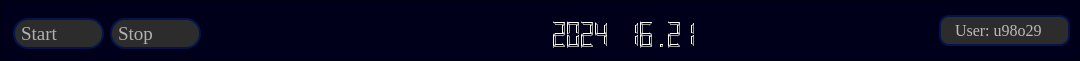
<?xml version="1.0" encoding="UTF-8"?>
<ui version="4.0">
 <class>headbar</class>
 <widget class="QWidget" name="headbar">
  <property name="geometry">
   <rect>
    <x>0</x>
    <y>0</y>
    <width>1080</width>
    <height>61</height>
   </rect>
  </property>
  <property name="windowTitle">
   <string>Form</string>
  </property>
  <layout class="QGridLayout" name="gridLayout">
   <property name="leftMargin">
    <number>0</number>
   </property>
   <property name="topMargin">
    <number>0</number>
   </property>
   <property name="rightMargin">
    <number>0</number>
   </property>
   <property name="bottomMargin">
    <number>0</number>
   </property>
   <property name="spacing">
    <number>0</number>
   </property>
   <item row="0" column="0">
    <widget class="QFrame" name="headBarFrame">
     <property name="minimumSize">
      <size>
       <width>801</width>
       <height>61</height>
      </size>
     </property>
     <property name="styleSheet">
      <string notr="true">QWidget{
	
	background-color: rgb(0, 0, 27);
}</string>
     </property>
     <property name="frameShape">
      <enum>QFrame::StyledPanel</enum>
     </property>
     <property name="frameShadow">
      <enum>QFrame::Raised</enum>
     </property>
     <layout class="QHBoxLayout" name="horizontalLayout_4">
      <property name="leftMargin">
       <number>0</number>
      </property>
      <property name="rightMargin">
       <number>0</number>
      </property>
      <item>
       <widget class="QFrame" name="startsoptBtnFrame">
        <property name="styleSheet">
         <string notr="true">QFrame{
	border:none;
	margin:3px;
}</string>
        </property>
        <property name="frameShape">
         <enum>QFrame::StyledPanel</enum>
        </property>
        <property name="frameShadow">
         <enum>QFrame::Raised</enum>
        </property>
        <layout class="QHBoxLayout" name="horizontalLayout">
         <property name="topMargin">
          <number>5</number>
         </property>
         <property name="bottomMargin">
          <number>5</number>
         </property>
         <item>
          <widget class="QPushButton" name="startBtn">
           <property name="minimumSize">
            <size>
             <width>91</width>
             <height>31</height>
            </size>
           </property>
           <property name="font">
            <font>
             <family>Times New Roman</family>
             <pointsize>14</pointsize>
            </font>
           </property>
           <property name="styleSheet">
            <string notr="true">QPushButton{
	background-color: rgb(44, 44, 44);
	border: 2px solid  rgb(2, 20, 72);
	border-radius: 15px;
	color: rgb(177, 177, 177);
	padding-left: 6px;
	padding-right: 2px;
	text-align: left;
}
QPushButton::hover{
	background-color: rgb(23, 32, 42);
}
QPushButton::pressed{
	background-color: rgb(3, 1, 59)
}</string>
           </property>
           <property name="text">
            <string>Start</string>
           </property>
           <property name="icon">
            <iconset resource="../resources/icons/dark/iconsDark.qrc">
             <normaloff>:/iconsDark/icons/play.svg</normaloff>:/iconsDark/icons/play.svg</iconset>
           </property>
          </widget>
         </item>
         <item>
          <widget class="QPushButton" name="stopBtn">
           <property name="minimumSize">
            <size>
             <width>91</width>
             <height>31</height>
            </size>
           </property>
           <property name="font">
            <font>
             <family>Times New Roman</family>
             <pointsize>14</pointsize>
            </font>
           </property>
           <property name="styleSheet">
            <string notr="true">QPushButton{
	background-color: rgb(44, 44, 44);
	border: 2px solid  rgb(2, 20, 72);
	border-radius: 15px;
	color: rgb(177, 177, 177);
	padding-left: 6px;
	padding-right: 2px;
	text-align: left;
}
QPushButton::hover{
	background-color: rgb(23, 32, 42);
}
QPushButton::pressed{
	background-color: rgb(3, 1, 59)
}</string>
           </property>
           <property name="text">
            <string>Stop</string>
           </property>
           <property name="icon">
            <iconset resource="../resources/icons/dark/iconsDark.qrc">
             <normaloff>:/iconsDark/icons/stop-circle.svg</normaloff>:/iconsDark/icons/stop-circle.svg</iconset>
           </property>
          </widget>
         </item>
        </layout>
       </widget>
      </item>
      <item>
       <spacer name="horizontalSpacer">
        <property name="orientation">
         <enum>Qt::Horizontal</enum>
        </property>
        <property name="sizeHint" stdset="0">
         <size>
          <width>57</width>
          <height>20</height>
         </size>
        </property>
       </spacer>
      </item>
      <item>
       <widget class="QFrame" name="frame">
        <property name="styleSheet">
         <string notr="true">QFrame{
	border:none;
}</string>
        </property>
        <property name="frameShape">
         <enum>QFrame::StyledPanel</enum>
        </property>
        <property name="frameShadow">
         <enum>QFrame::Raised</enum>
        </property>
        <layout class="QHBoxLayout" name="horizontalLayout_2">
         <item>
          <widget class="QLCDNumber" name="dateLCD">
           <property name="minimumSize">
            <size>
             <width>171</width>
             <height>31</height>
            </size>
           </property>
           <property name="smallDecimalPoint">
            <bool>false</bool>
           </property>
           <property name="digitCount">
            <number>11</number>
           </property>
           <property name="segmentStyle">
            <enum>QLCDNumber::Filled</enum>
           </property>
           <property name="value" stdset="0">
            <double>2024.000000000000000</double>
           </property>
           <property name="intValue" stdset="0">
            <number>2024</number>
           </property>
          </widget>
         </item>
         <item>
          <widget class="QLCDNumber" name="timeLCD">
           <property name="minimumSize">
            <size>
             <width>75</width>
             <height>31</height>
            </size>
           </property>
           <property name="styleSheet">
            <string notr="true">QFrame{
	border:none;
}</string>
           </property>
           <property name="value" stdset="0">
            <double>16.210000000000001</double>
           </property>
          </widget>
         </item>
        </layout>
        <zorder>timeLCD</zorder>
        <zorder>dateLCD</zorder>
       </widget>
      </item>
      <item>
       <spacer name="horizontalSpacer_2">
        <property name="orientation">
         <enum>Qt::Horizontal</enum>
        </property>
        <property name="sizeHint" stdset="0">
         <size>
          <width>58</width>
          <height>20</height>
         </size>
        </property>
       </spacer>
      </item>
      <item>
       <widget class="QFrame" name="userFrame">
        <property name="styleSheet">
         <string notr="true">QFrame{
	border:none;
}</string>
        </property>
        <property name="frameShape">
         <enum>QFrame::StyledPanel</enum>
        </property>
        <property name="frameShadow">
         <enum>QFrame::Raised</enum>
        </property>
        <layout class="QHBoxLayout" name="horizontalLayout_3">
         <property name="topMargin">
          <number>5</number>
         </property>
         <property name="bottomMargin">
          <number>5</number>
         </property>
         <item>
          <widget class="QLabel" name="user">
           <property name="minimumSize">
            <size>
             <width>131</width>
             <height>31</height>
            </size>
           </property>
           <property name="font">
            <font>
             <family>Times New Roman</family>
             <pointsize>12</pointsize>
            </font>
           </property>
           <property name="styleSheet">
            <string notr="true">QLabel{
	color: rgb(186, 186, 186);
	background-color: rgb(44, 44, 44);
	border: 2px solid rgb(2, 20, 72);
	border-radius: 10px;
	padding-left: 10px;
	padding-right: 19px;
}</string>
           </property>
           <property name="text">
            <string>User: u98o29</string>
           </property>
          </widget>
         </item>
        </layout>
       </widget>
      </item>
     </layout>
    </widget>
   </item>
  </layout>
 </widget>
 <resources>
  <include location="../resources/icons/dark/iconsDark.qrc"/>
 </resources>
 <connections/>
</ui>
